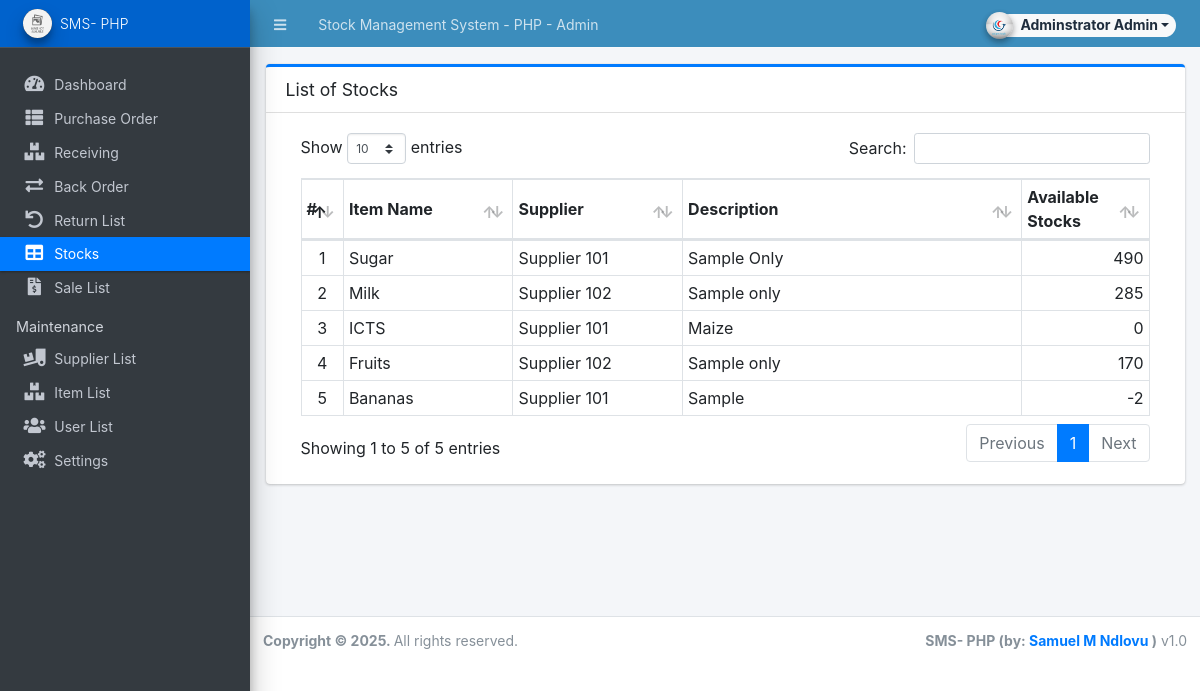
/admin/?page=stocks (signed in), run on an earlier commit of the app's database.
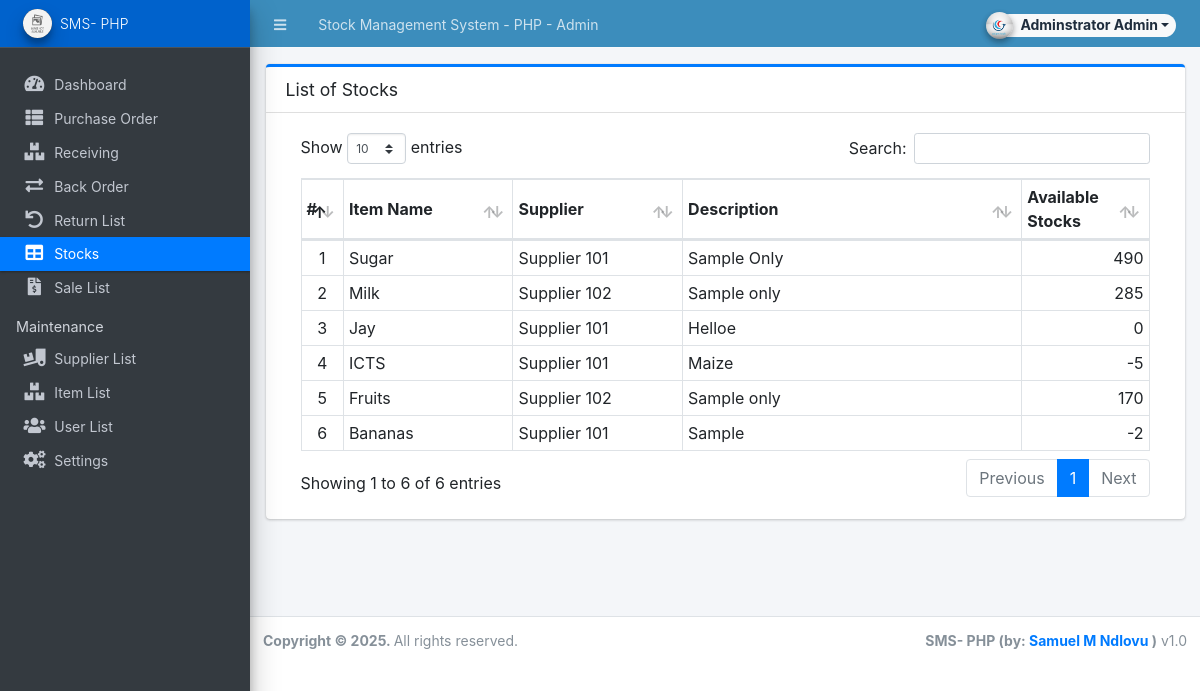
And on a later commit of the database.
### tables this page shows
CREATE TABLE `item_list` (
  `id` int(30) NOT NULL,
  `name` text NOT NULL,
  `description` text NOT NULL,
  `supplier_id` int(30) NOT NULL,
  `cost` float NOT NULL DEFAULT 0,
  `sell_price` float NOT NULL DEFAULT 0,
  `status` tinyint(1) NOT NULL DEFAULT 1,
  `date_created` datetime NOT NULL DEFAULT current_timestamp(),
  `date_updated` datetime NOT NULL DEFAULT current_timestamp() ON UPDATE current_timestamp()
);

CREATE TABLE `supplier_list` (
  `id` int(30) NOT NULL,
  `name` text NOT NULL,
  `address` text NOT NULL,
  `cperson` text NOT NULL,
  `contact` text NOT NULL,
  `status` tinyint(1) NOT NULL DEFAULT 1,
  `date_created` datetime NOT NULL DEFAULT current_timestamp(),
  `date_updated` datetime NOT NULL DEFAULT current_timestamp() ON UPDATE current_timestamp()
);

### admin/stocks/index.php (the view, shortened to what this page needs)
<div class="card card-outline card-primary">
	<div class="card-header">
		<h3 class="card-title">List of Stocks</h3>
	</div>
	<div class="card-body">
		<div class="container-fluid">
        <div class="container-fluid">
			<table class="table table-bordered table-stripped">
                    <colgroup>
                        <col width="5%">
                        <col width="20%">
                        <col width="20%">
                        <col width="40%">
                        <col width="15%">
                    </colgroup>
                    <thead>
                        <tr>
                            <th>#</th>
                            <th>Item Name</th>
                            <th>Supplier</th>
                            <th>Description</th>
                            <th>Available Stocks</th>
                        </tr>
                    </thead>
                    <tbody>
                        <?php
                        $i = 1;
                        $qry = $conn->query("SELECT i.*,s.name as supplier FROM `item_list` i inner join supplier_list s on i.supplier_id = s.id order by `name` desc");
                        while($row = $qry->fetch_assoc()):
                            $in = $conn->query("SELECT SUM(quantity) as total FROM stock_list where item_id = '{$row['id']}' and type = 1")->fetch_array()['total'];
                            $out = $conn->query("SELECT SUM(quantity) as total FROM stock_list where item_id = '{$row['id']}' and type = 2")->fetch_array()['total'];
                            $row['available'] = $in - $out;
                        ?>
                            <tr>
                                <td class="text-center"><?php echo $i++; ?></td>
                                <td><?php echo $row['name'] ?></td>
                                <td><?php echo $row['supplier'] ?></td>
                                <td><?php echo $row['description'] ?></td>
                                <td class="text-right"><?php echo number_format($row['available']) ?></td>
                            </tr>
                        <?php endwhile; ?>
                    </tbody>
                </table>
		</div>
		</div>
	</div>
</div>

What changed in the data, as far as the page shows it:
added item_list: name "Jay", supplier.name "Supplier 101", description "Helloe", available "0"
changed item_list "ICTS": sell_price "0" → "-5"
Also different on the page:
text written by a page script: "Show entries Search: Showing 1 to 5 of 5 entries Previous 1 Next" → "Show entries Search: Showing 1 to 6 of 6 entries Previous 1 Next"
